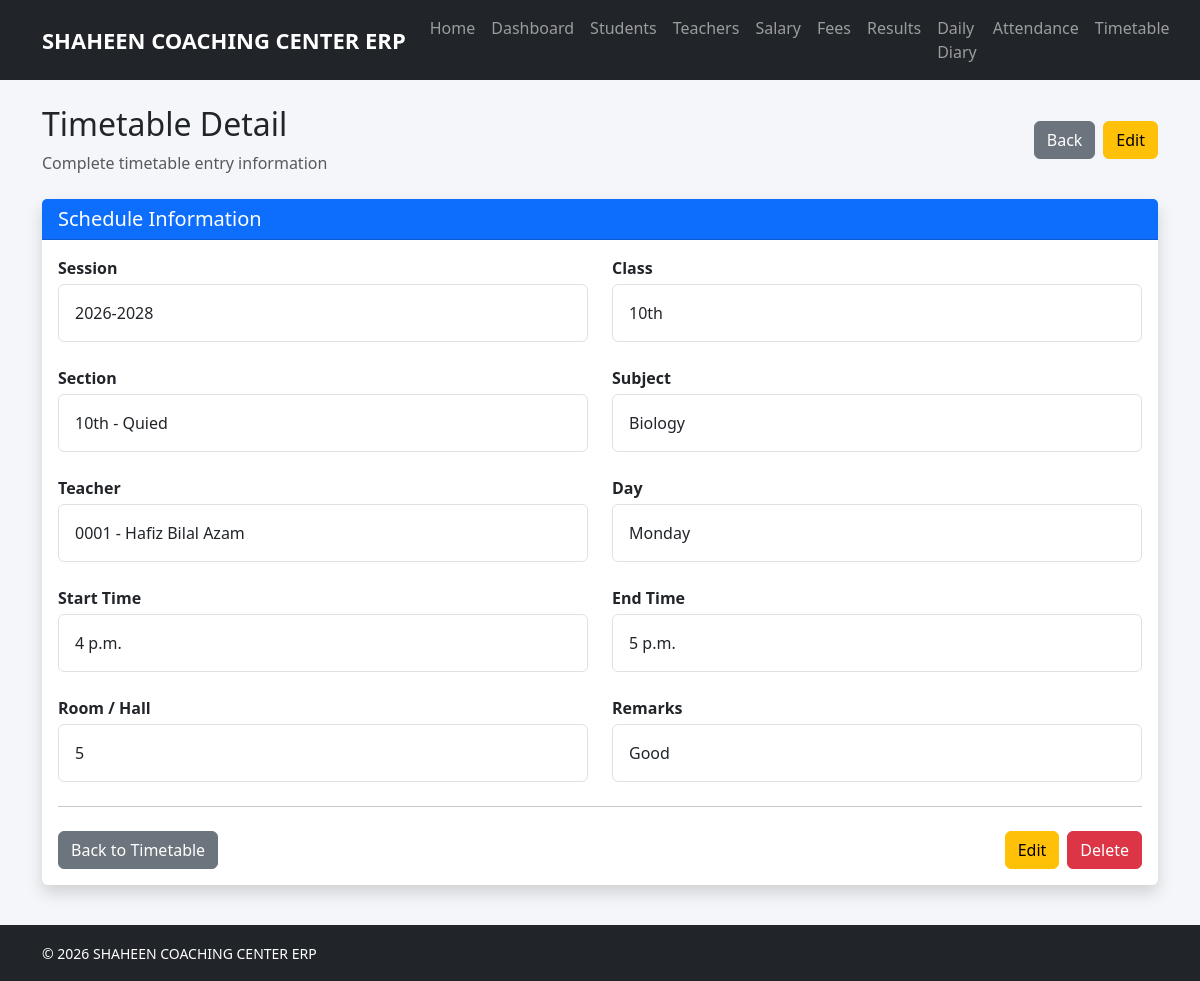
/timetable/2/, run on the app's committed database.
### timetable/models.py (models this page shows, shortened)
class TimetableEntry(models.Model):
    DAY_CHOICES = [
        ("Monday", "Monday"),
        ("Tuesday", "Tuesday"),
        ("Wednesday", "Wednesday"),
        ("Thursday", "Thursday"),
        ("Friday", "Friday"),
        ("Saturday", "Saturday"),
    ]
    session = models.ForeignKey(
        Session,
        on_delete=models.CASCADE,
        related_name="timetable_entries"
    )
    classroom = models.ForeignKey(
        ClassRoom,
        on_delete=models.CASCADE,
        related_name="timetable_entries"
    )
    section = models.ForeignKey(
        Section,
        on_delete=models.CASCADE,
        related_name="timetable_entries"
    )
    subject = models.ForeignKey(
        Subject,
        on_delete=models.CASCADE,
        related_name="timetable_entries"
    )
    teacher = models.ForeignKey(
        Teacher,
        on_delete=models.CASCADE,
        related_name="timetable_entries"
    )
    day = models.CharField(
        max_length=20,
        choices=DAY_CHOICES
    )
    start_time = models.TimeField()
    end_time = models.TimeField()
    room = models.CharField(
        max_length=50,
        blank=True
    )
    remarks = models.TextField(
        blank=True
    )
    created_at = models.DateTimeField(
        auto_now_add=True
    )
    class Meta:
        ordering = [
            "day",
            "start_time",
        ]

### academics/models.py (models this page shows)
class Session(models.Model):
    name = models.CharField(max_length=50)
    start_year = models.IntegerField()
    end_year = models.IntegerField()
    is_active = models.BooleanField(default=True)
    def __str__(self):
        return self.name

class ClassRoom(models.Model):
    name = models.CharField(max_length=50)
    def __str__(self):
        return self.name

class Section(models.Model):
    name = models.CharField(max_length=20)
    classroom = models.ForeignKey(
        ClassRoom,
        on_delete=models.CASCADE,
        related_name="sections"
    )
    def __str__(self):
        return f"{self.classroom.name} - {self.name}"

class Subject(models.Model):
    name = models.CharField(max_length=100)
    def __str__(self):
        return self.name

### teachers/models.py (models this page shows, shortened)
class Teacher(models.Model):
    GENDER_CHOICES = [
        ("Male", "Male"),
        ("Female", "Female"),
    ]
    STATUS_CHOICES = [
        ("Active", "Active"),
        ("Inactive", "Inactive"),
    ]
    user = models.OneToOneField(
        User,
        on_delete=models.SET_NULL,
        related_name="teacher_profile",
        blank=True,
        null=True,
    )
    employee_id = models.CharField(
        max_length=20,
        unique=True,
        blank=True,
        null=True,
    )
    first_name = models.CharField(
        max_length=100
    )
    last_name = models.CharField(
        max_length=100,
        blank=True,
    )
    father_name = models.CharField(
        max_length=150
    )
    photo = models.ImageField(
        upload_to="teachers/",
        blank=True,
        null=True,
    )
    gender = models.CharField(
        max_length=10,
        choices=GENDER_CHOICES,
    )
    date_of_birth = models.DateField()
    phone = models.CharField(
        max_length=20
    )
    email = models.EmailField(
        blank=True,
        null=True,
    )
    cnic = models.CharField(
        max_length=15,
        unique=True,
    )
    qualification = models.CharField(
        max_length=150
    )
    subject = models.CharField(
        max_length=100
    )
    salary = models.DecimalField(
        max_digits=10,
        decimal_places=2,
    )
    joining_date = models.DateField()
    address = models.TextField()
    status = models.CharField(
        max_length=10,
        choices=STATUS_CHOICES,
        default="Active",
    )
    created_at = models.DateTimeField(
        auto_now_add=True
    )
    def __str__(self):
        return (
            f"{self.employee_id} - "
            f"{self.first_name} "
            f"{self.last_name}"
        )

### timetable/views.py (the view)
def timetable_detail(request, pk):
    entry = get_object_or_404(
        TimetableEntry.objects.select_related(
            "session",
            "classroom",
            "section",
            "subject",
            "teacher",
        ),
        pk=pk
    )
    return render(
        request,
        "timetable/timetable_detail.html",
        {
            "entry": entry
        }
    )

### timetable/templates/timetable/timetable_detail.html (shortened to what this page needs)
{% extends 'base/base.html' %}
{% block content %}
<div class="d-flex justify-content-between align-items-center mb-4">
    <div>
        <h2>
            Timetable Detail
        </h2>
        <p class="text-muted mb-0">
            Complete timetable entry information
        </p>
    </div>
    <div class="d-flex gap-2">
        <a
            href="{% url 'timetable:timetable_list' %}"
            class="btn btn-secondary">
            Back
        </a>
        <a
            href="{% url 'timetable:edit_timetable' entry.pk %}"
            class="btn btn-warning">
            Edit
        </a>
    </div>
</div>
<div class="card shadow border-0">
    <div class="card-header bg-primary text-white">
        <h5 class="mb-0">
            Schedule Information
        </h5>
    </div>
    <div class="card-body">
        <div class="row g-4">
            <div class="col-md-6">
                <strong>
                    Session
                </strong>
                <div class="border rounded p-3 mt-1">
                    {{ entry.session }}
                </div>
            </div>
            <div class="col-md-6">
                <strong>
                    Class
                </strong>
                <div class="border rounded p-3 mt-1">
                    {{ entry.classroom }}
                </div>
            </div>
            <div class="col-md-6">
                <strong>
                    Section
                </strong>
                <div class="border rounded p-3 mt-1">
                    {{ entry.section }}
                </div>
            </div>
            <div class="col-md-6">
                <strong>
                    Subject
                </strong>
                <div class="border rounded p-3 mt-1">
                    {{ entry.subject }}
                </div>
            </div>
            <div class="col-md-6">
                <strong>
                    Teacher
                </strong>
                <div class="border rounded p-3 mt-1">
                    {{ entry.teacher }}
                </div>
            </div>
            <div class="col-md-6">
                <strong>
                    Day
                </strong>
                <div class="border rounded p-3 mt-1">
                    {{ entry.day }}
                </div>
            </div>
            <div class="col-md-6">
                <strong>
                    Start Time
                </strong>
                <div class="border rounded p-3 mt-1">
                    {{ entry.start_time }}
                </div>
            </div>
            <div class="col-md-6">
                <strong>
                    End Time
                </strong>
                <div class="border rounded p-3 mt-1">
                    {{ entry.end_time }}
                </div>
            </div>
            <div class="col-md-6">
                <strong>
                    Room / Hall
                </strong>
                <div class="border rounded p-3 mt-1">
                    {{ entry.room|default:"-" }}
                </div>
            </div>
            <div class="col-md-6">
                <strong>
                    Remarks
                </strong>
                <div class="border rounded p-3 mt-1">
                    {{ entry.remarks|default:"-" }}
                </div>
            </div>
        </div>
        <hr class="my-4">
        <div class="d-flex justify-content-between">
            <a
                href="{% url 'timetable:timetable_list' %}"
                class="btn btn-secondary">
                Back to Timetable
            </a>
            <div class="d-flex gap-2">
                <a
                    href="{% url 'timetable:edit_timetable' entry.pk %}"
                    class="btn btn-warning">
                    Edit
                </a>
                <a
                    href="{% url 'timetable:delete_timetable' entry.pk %}"
                    class="btn btn-danger">
                    Delete
                </a>
            </div>
        </div>
    </div>
</div>
{% endblock %}

### templates/base/base.html (style rules this page uses)
body { background: #f4f6f9; }

### data on the page
TimetableEntry: session "2026-2028", classroom "10th", section "10th - Quied", subject "Biology", teacher "0001 - Hafiz Bilal Azam", day "Monday", start_time "4 p.m.", end_time "5 p.m.", room "5", remarks "Good"
